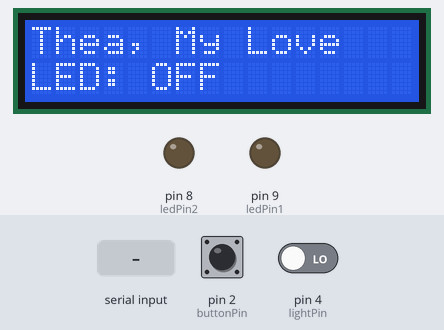
Recording of a sketch running on a simulated Arduino Uno, built with avr-gcc and run on an emulated ATmega328P. On the bench: 16×2 character LCD, output pins drawn as LEDs (lit = HIGH). Dashed ring = blinking. The inputs (shaded band) are chosen by the test bench; at power-on: pin 2 (buttonPin) HIGH, pin 4 (lightPin) LOW.

Above: at 1.2 s.
1.3 s: "2\n" received over the second serial link
At 1.59 s:
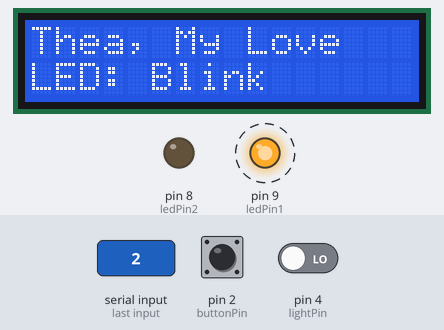
3.3 s: pin 2 (buttonPin) pulled LOW for 0.15 s
At 4.2 s:
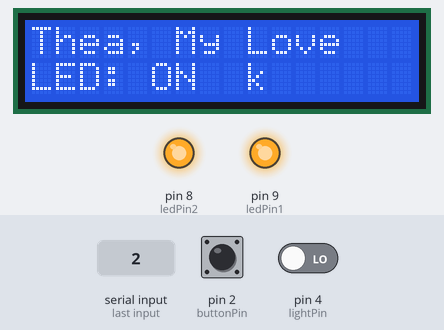
4.9 s: "L\n" received over the second serial link
At 5.9 s:
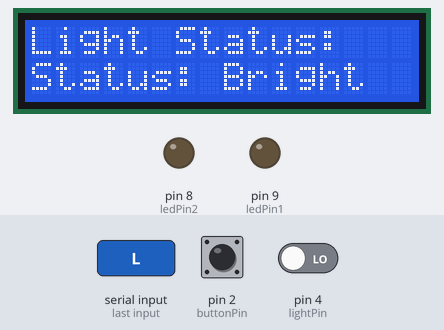
7.9 s: pin 2 (buttonPin) pulled LOW for 1 s
At 8.9 s:
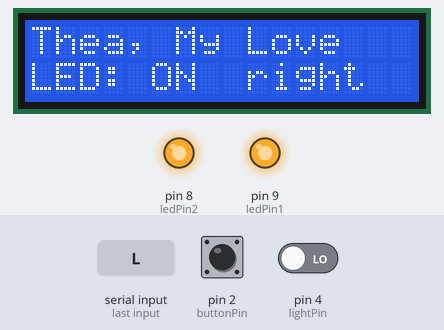
10.4 s: "3\n" received over the second serial link
At 10.9 s:
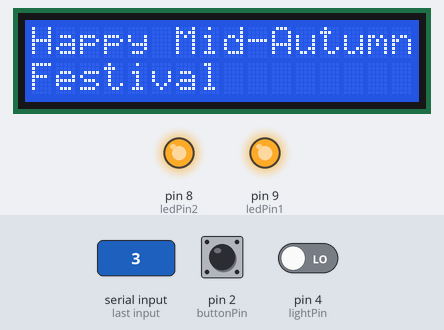
11.9 s: "1\n" received over the second serial link
At 13.1 s:
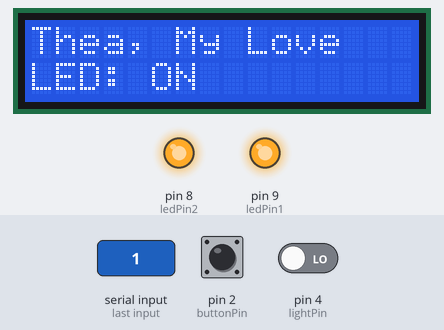
Timing chart, 0 to 14.4 s (numbered marks = the images above; inputs shaded):
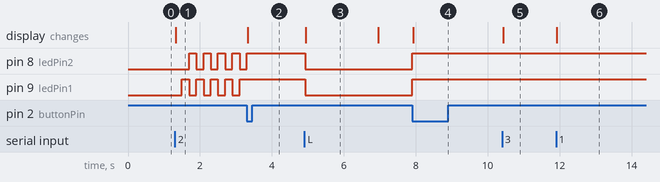

Measured:
- after the input at 1.3 s, pin 8 (ledPin2): alternates HIGH for 0.20 s and LOW for 0.20 s, starting after 0.40 s; pin 9 (ledPin1): alternates HIGH for 0.20 s and LOW for 0.20 s, starting after 0.20 s; the display: changes at once (image 1)
- after the input at 3.3 s, pin 8 (ledPin2), pin 9 (ledPin1): stops changing and stays HIGH; the display: changes at once (image 2)
- after the input at 4.9 s, pin 8 (ledPin2), pin 9 (ledPin1): HIGH → LOW at once; the display: changes at once (image 3)
- after the input at 7.9 s, pin 8 (ledPin2), pin 9 (ledPin1): LOW → HIGH at once; the display: changes at once (image 4)
- after the input at 10.4 s, the display: changes at once (image 5)
- after the input at 11.9 s, the display: changes at once (image 6)
- what the display in image 3 shows lasts 2.1 s, from 4.9 s to 7.0 s

The sketch:

Intelligent_LED.ino
```cpp
#include <Wire.h>
#include <LiquidCrystal_I2C.h>
#include <SoftwareSerial.h>

LiquidCrystal_I2C lcd(0x27, 16, 2);
SoftwareSerial BT(10, 11); // RX=10, TX=11

const int buttonPin = 2;
const int ledPin1 = 9;
const int ledPin2 = 8;
const int lightPin = 4; // 光敏数字引脚 DO 接在 D4

int buttonState = 0;
int lastButtonState = 0;
int ledMode = 0; // 0=灭 1=亮 2=跳动

unsigned long previousMillis = 0;
const long blinkInterval = 200;
bool blinkState = LOW;

char incomingChar;

void updateLCD() {
  lcd.setCursor(0, 0);
  lcd.print("Thea, My Love   ");
  lcd.setCursor(0, 1);
  if (ledMode == 0) {
    lcd.print("LED: OFF ");
  } else if (ledMode == 1) {
    lcd.print("LED: ON  ");
  } else if (ledMode == 2) {
    lcd.print("LED: Blink");
  }
}

void updateLED() {
  if (ledMode == 0) {
    digitalWrite(ledPin1, LOW);
    digitalWrite(ledPin2, LOW);
  } else if (ledMode == 1) {
    digitalWrite(ledPin1, HIGH);
    digitalWrite(ledPin2, HIGH);
  }
}

// ===== 读取光敏并上报 =====
void readAndReportLight() {
  int lightState = digitalRead(lightPin); // 读取数字信号 (0 或 1)

  lcd.clear();
  lcd.setCursor(0, 0);
  lcd.print("Light Status:");

  lcd.setCursor(0, 1);
if (lightState == HIGH) { // 暗
    lcd.print("Status: Dark");
    if (ledMode == 0) {
      ledMode = 1;
      updateLED();
    }
    BT.println("Light: Dark (LED Auto ON)");
} else { // 亮
    lcd.print("Status: Bright");
    // 【新增】光线变亮，如果之前是自动亮起的，就自动关掉
    if (ledMode == 1) {
      ledMode = 0;
      updateLED();
      BT.println("Light: Bright (LED Auto OFF)");
    } else {
      BT.println("Light: Bright");
    }
}

  delay(2000); // 停留2秒后切回主界面
  updateLCD();
}

void setup() {
  lcd.init();
  lcd.backlight();

  pinMode(ledPin1, OUTPUT);
  pinMode(ledPin2, OUTPUT);
  pinMode(buttonPin, INPUT_PULLUP);
  pinMode(lightPin, INPUT); // 光敏DO引脚设为输入

  ledMode = 0;
  updateLED();
  updateLCD();

  Serial.begin(9600);
  BT.begin(38400);
}

void loop() {
  // ===== 1. LED交替跳动逻辑 =====
  if (ledMode == 2) {
    unsigned long currentMillis = millis();
    if (currentMillis - previousMillis >= blinkInterval) {
      previousMillis = currentMillis;
      blinkState = !blinkState;
      digitalWrite(ledPin1, blinkState ? HIGH : LOW);
      digitalWrite(ledPin2, blinkState ? LOW : HIGH);
    }
  }

  // ===== 2. 按键本地控制逻辑 =====
  buttonState = digitalRead(buttonPin);
  if (buttonState == LOW && lastButtonState == HIGH) {
    if (ledMode == 0 || ledMode == 2) {
      ledMode = 1;
    } else {
      ledMode = 0;
    }
    updateLED();
    updateLCD();
    delay(150);
  }
  lastButtonState = buttonState;

  // ===== 3. 蓝牙控制逻辑 =====
  if (BT.available()) {
    incomingChar = BT.read();
    if (incomingChar == '\r' || incomingChar == '\n') return;

    // 手机发送 'L'：读取光线状态
    if (incomingChar == 'L' || incomingChar == 'l') {
      readAndReportLight();
    }
    else if (incomingChar == '1') {
      ledMode = 1;
      updateLED();
      updateLCD();
    }
    else if (incomingChar == '0') {
      ledMode = 0;
      updateLED();
      updateLCD();
    }
    else if (incomingChar == '2') {
      ledMode = 2;
      previousMillis = millis();
      updateLCD();
    }
    else if (incomingChar == '3') {
      lcd.clear();
      lcd.setCursor(0, 0);
      lcd.print("Happy Mid-Autumn");
      lcd.setCursor(0, 1);
      lcd.print("Festival");
    }
  }
}
```
